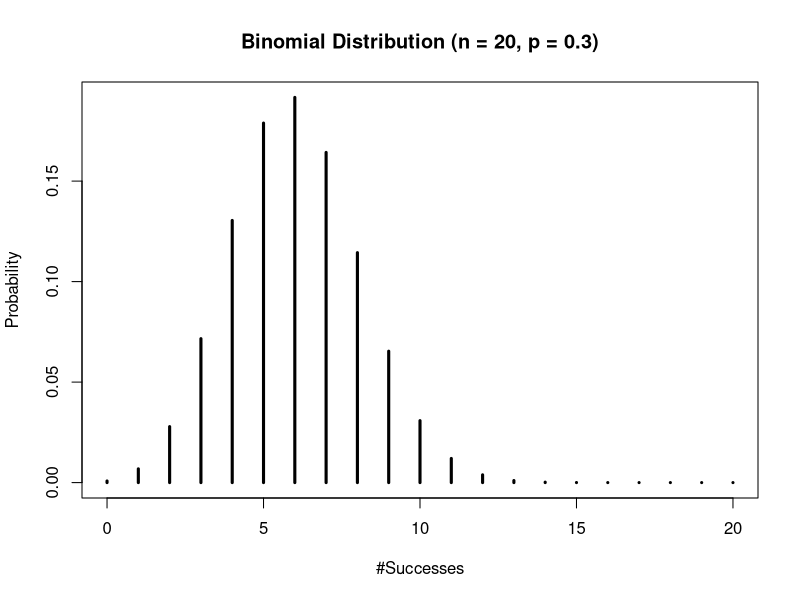
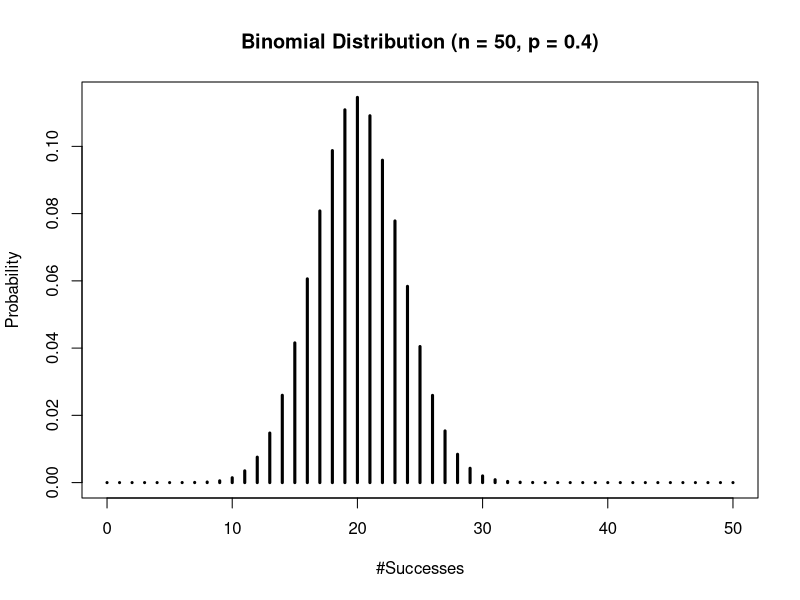
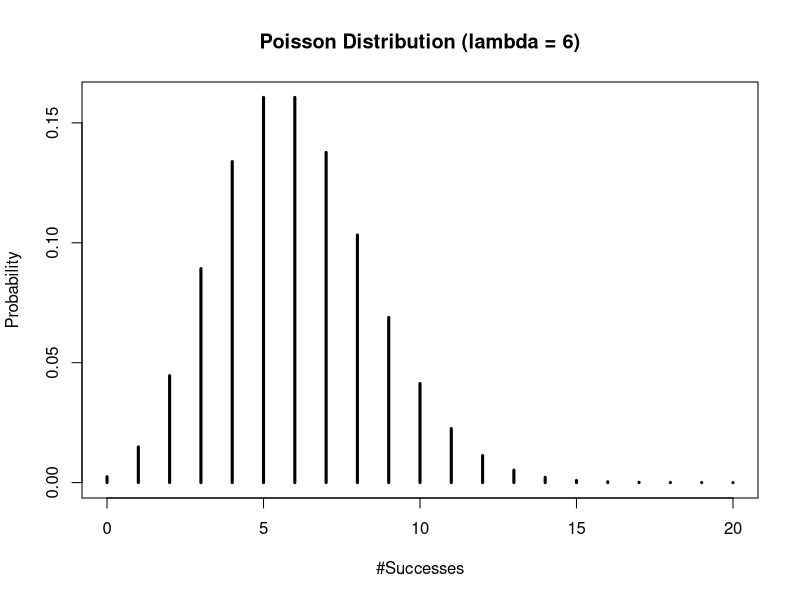
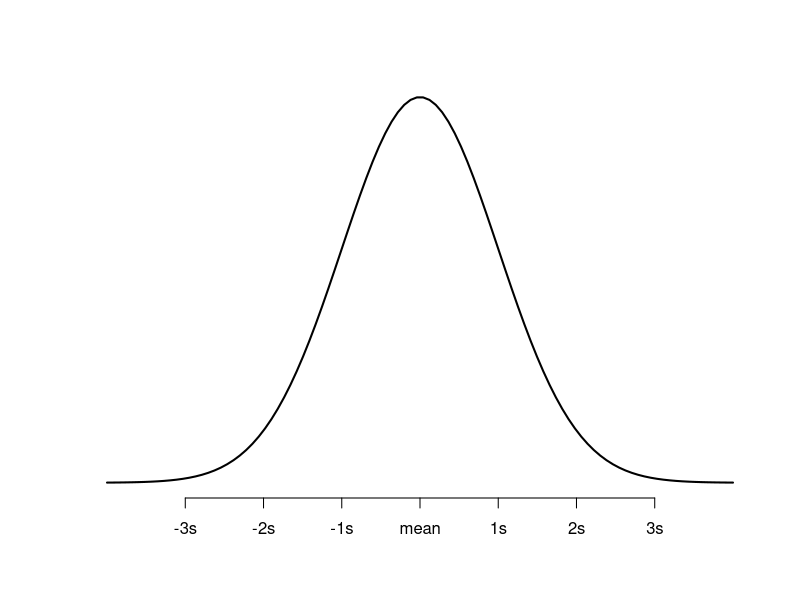
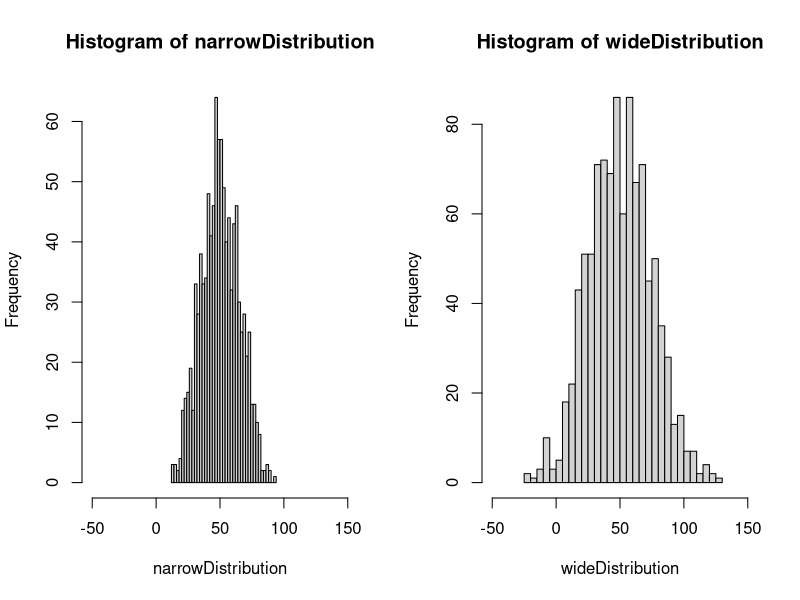

Source code (R) for these figures, in order:
dbinom(x = 10, size = 12, prob = 0.6) 
dbinom(x = 7, size = 20, prob = 0.5) 
dbinom(x = 7, size = 100, prob = 0.5) 

pbinom(4, size = 10, prob = 0.3)
pbinom(4, size = 50, prob = 0.3)
pbinom(2, size = 5, prob = 0.5, lower.tail = FALSE)
pbinom(4, size = 5, prob = 0.5, lower.tail = FALSE)

qbinom(0.8479, size = 10, prob = 0.3)
qbinom(0.5, size = 5, prob = 0.5)
qbinom(0.5, size = 100, prob = 0.5)
qbinom(0.1, size = 20, prob = 0.4)
qbinom(0.4, size = 30, prob = 0.25)

result <- rbinom(10, size = 100, prob = 0.3)
print(result)
result <- rbinom(10, size = 500, prob = 0.5)
print(result)

success <- 0:20
plot(success, dbinom(success, size = 20, prob = 0.3),
     type = 'h',
     main = 'Binomial Distribution (n = 20, p = 0.3)',
     ylab = 'Probability',
     xlab = '#Successes',
     lwd = 3)
success <- 0:50
plot(success, dbinom(success, size = 50, prob = 0.4),
       type = 'h',
       main = 'Binomial Distribution (n = 50, p = 0.4)',
       ylab = 'Probability',
       xlab = '#Successes',
       lwd = 3)


dpois(x = 8, lambda = 10)
dpois(x = 5, lambda = 100)

ppois(q = 8, lambda = 10)
ppois(q = 10, lambda = 100)

qpois(p = 0.9, lambda = 10)
qpois(p = 0.5, lambda = 19)

rpois(n = 15, lambda = 10)
rpois(n = 150, lambda = 1000)

lambda <- 6
success <- 0:20
plot(success, dpois(success, lambda),
     type = 'h',
     main = 'Poisson Distribution (lambda = 6)',
     ylab = 'Probability',
     xlab = '#Successes',
     lwd = 3)

dnorm(x = 0, mean = 0, sd = 1)
dnorm(x = 0)
dnorm(x = 10, mean = 20, sd = 5)
dnorm(x = 100, mean = 400, sd = 15)

x <- seq(-4, 4, length = 100)
y <- dnorm(x)
plot(x, y, type = "l", lwd = 2, axes = FALSE, xlab = "", ylab = "")
axis(1, at = -3:3, label = c("-3s", "-2s", "-1s", "mean", "1s", "2s", "3s"))

pnorm(74, mean = 70, sd = 2, lower.tail = FALSE)
pnorm(14, mean = 90, sd = 5, lower.tail = FALSE)
pnorm(22, mean = 30, sd = 5)
pnorm(220, mean = 300, sd = 50)
pnorm(14, mean = 13, sd = 2) - pnorm(10, mean = 13, sd = 2)
pnorm(22, mean = 30, sd = 5) - pnorm(14, mean = 90, sd = 5)

qnorm(0.99, mean = 1, sd = 1)
qnorm(0.99)
qnorm(0.95)
qnorm(0.01)

z <- rnorm(5, mean = 10, sd = 2)
z

narrowDistribution <- rnorm(1000, mean = 50, sd = 15)
wideDistribution <- rnorm(1000, mean = 50, sd = 25)
par(mfrow = c(1, 2))
hist(narrowDistribution, breaks = 50, xlim = c(-50, 150))
hist(wideDistribution, breaks = 50, xlim = c(-50, 150))


